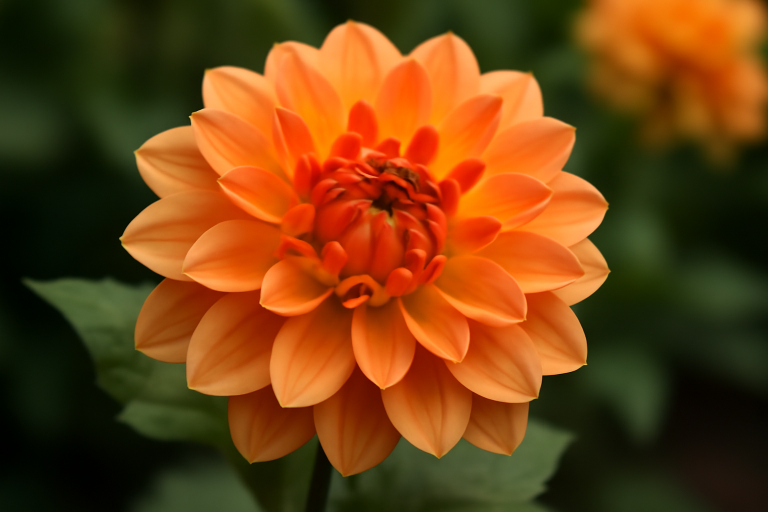
#> input picture Imagenes/image_gpt.png, 1536 x 1024 px (shown at 1/2 size)
$ jupyter execute Ejercicios.ipynb
#> lines starting #> are read from the running program, lines starting #| are printed output that depends on the picture; after the words box and inside, x2 and y2 are one past the last pixel; in counts of white or black regions, pixels touching at a corner belong together
# Librerias

[cell 1]
import cv2
import numpy as np
import matplotlib.pyplot as plt
from cv2 import sqrt

# Funciones

[cell 2]
def load_image(image_path):
    """Carga una imagen desde la ruta especificada."""
#> called with image_path = 'Imagenes/image_gpt.png'
    img = cv2.imread(image_path)
#> img is the input picture: shape (1024, 1536, 3); mean B, G, R 18.2, 64.5, 112.5
    if img is None:
        print("No se pudo cargar la imagen.")
    return img

[cell 3]
def save_image(img, save_path):
    """Guarda la imagen procesada en la ruta especificada."""
    cv2.imwrite(save_path, img)

[cell 4]
def display_image(img,title = "Imagen procesada"):
    """Muestra la imagen en una ventana utilizando matplotlib."""
    plt.imshow(img,cmap = 'gray')
    plt.title(title)
    plt.axis('off')
    plt.show()

[cell 5]
def apply_fourier(img):
    """Aplica la transformada de Fourier a la imagen y devuelve el espectro de magnitud."""
    f = np.fft.fft2(img)
    fshift = np.fft.fftshift(f)
    magnitude_spectrum = np.abs(fshift)
    phase_spectrum = np.angle(fshift)
    magnitude_spectrum_log = np.log(magnitude_spectrum + 1)
    return magnitude_spectrum,magnitude_spectrum_log,phase_spectrum


def apply_afourier(magnitude_spectrum,phase_spectrum):
    """Antitransformada de fourier """
    reconstructed_f = magnitude_spectrum * np.exp(1j * phase_spectrum)
    reconstructed_img = np.fft.ifft2(np.fft.ifftshift(reconstructed_f))
    reconstructed_img = np.abs(reconstructed_img)
    reconstructed_img_normalized = cv2.normalize(reconstructed_img, None, 0, 255, cv2.NORM_MINMAX)

    return reconstructed_img_normalized

[cell 6]
def rgb2yiq(rgb_image):
    """
    Convierte una imagen de RGB a YIQ.
    """
    rgb_image = rgb_image / 255.0

    transformation_matrix = np.array([[0.299, 0.587, 0.114],
                                      [0.595, -0.274, -0.321],
                                      [0.211, -0.522, 0.311]])

    yiq_image = np.dot(rgb_image, transformation_matrix.T)
    return np.clip(yiq_image, 0, 1)

def yiq2rgb(yiq_image):
    """Convierte de YIQ a RGB."""
    transformation_matrix = np.array([[1.0, 0.966, 0.621],
                                      [1.0, -0.272, -0.647],
                                      [1.0, -1.107, 1.704]])


    rgb_image = np.dot(yiq_image, transformation_matrix.T)
#> rgb_image: shape (1024, 1536, 3) float64; mean of channels 0, 1, 2 0.459, 0.236, 0.115
    rgb_image = np.clip(rgb_image * 255.0, 0, 255).astype(np.uint8)
#> rgb_image: shape (1024, 1536, 3); mean of channels 0, 1, 2 116.3, 59.8, 29
    return rgb_image

# Ejercicios

## YIQ

[cell 7]
img = load_image('Imagenes/image_gpt.png')
rgb_image = cv2.cvtColor(img, cv2.COLOR_BGR2RGB)
display_image(rgb_image,'Imagen RGB')

[cell 8]
#y_channel = yiq_image[:, :, 0]  # Canal Y (Luminancia)
#i_channel = yiq_image[:, :, 1]  # Canal I (Fase de color - rojo-verde)
#q_channel = yiq_image[:, :, 2]  # Canal Q (Fase de color - azul-verde)

[cell 9]
yiq_image = rgb2yiq(rgb_image)

# [4 lines of commented-out code are left out]
new_rgb = yiq2rgb(yiq_image)
display_image(new_rgb)

[cell 10]
y_channel = yiq_image[:, :, 0]
if np.all(y_channel <= 1):
    print("La condición Y' <= 1 se cumple.")
else:
    print("Error: Algunos valores de Y' están fuera de rango.")

# Verificación de I
i_channel = yiq_image[:, :, 1]
if np.all((i_channel > -0.5957) & (i_channel < 0.5957)):
    print("La condición -0.5957 < I' < 0.5957 se cumple.")
else:
    print("Error: Algunos valores de I' están fuera de rango.")

# Verificación de Q
q_channel = yiq_image[:, :, 2]
if np.all((q_channel > -0.5226) & (q_channel < 0.5226)):
    print("La condición -0.5226 < Q' < 0.5226 se cumple.")
else:
    print("Error: Algunos valores de Q' están fuera de rango.")

## Paleta de colores

[cell 11]
img = load_image('Imagenes\Heatmap-1024x576.png')
#> call 2 of load_image, with image_path = 'Imagenes\\Heatmap-1024x576.png'
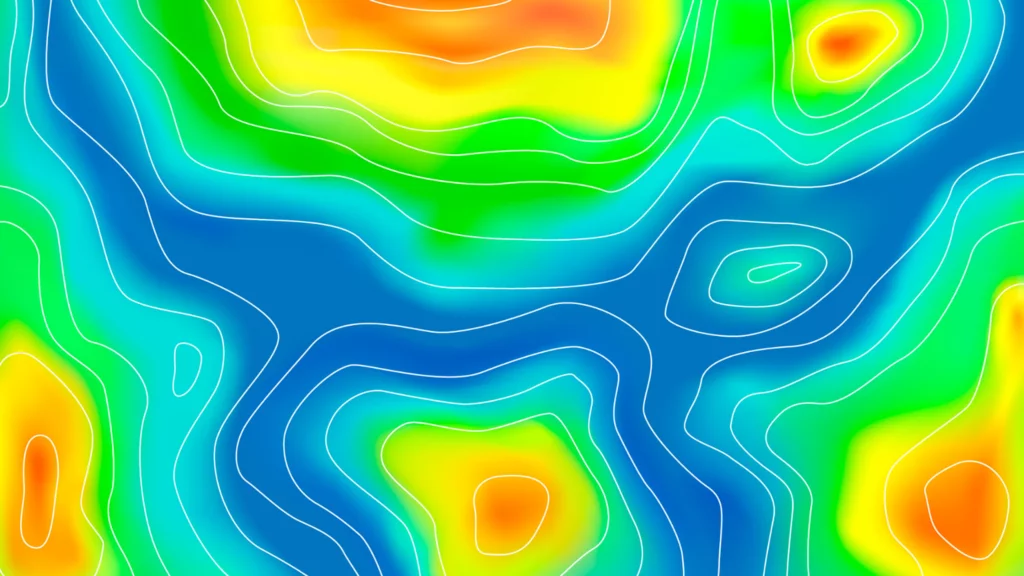
#> input picture Imagenes/Heatmap-1024x576.png, 1024 x 576 px, found by its file name
#> in load_image, img is the input picture: shape (576, 1024, 3); mean B, G, R 128.5, 192.9, 65.8
img = cv2.cvtColor(img,cv2.COLOR_BGR2RGB)
display_image(img,'Imagen original')

[cell 12]
img = cv2.imread('Imagenes\Heatmap-1024x576.png', cv2.IMREAD_GRAYSCALE)
#> img: shape (576, 1024); min 71, max 244, mean 147.6
paletas_colores = ['gray', 'hot', 'cool', 'viridis', 'plasma', 'inferno', 'rainbow']

fig, axs = plt.subplots(2, 4, figsize=(12, 6))
for i, palette in enumerate(paletas_colores):
    axs[i//4, i%4].imshow(img, cmap=palette, interpolation='nearest')
    axs[i//4, i%4].set_title(f'Paleta: {palette}')

plt.tight_layout()
plt.show()

## Aritmetica de pixels

[cell 13]
image1 = cv2.cvtColor(load_image('Imagenes/Heatmap-1024x576.png'), cv2.COLOR_BGR2RGB)
image2 = cv2.cvtColor(load_image('Imagenes/image_gpt.png'), cv2.COLOR_BGR2RGB)

[cell 14]
# Resize de imagenes

if image1.shape != image2.shape:
    image2 = cv2.resize(image2,(image1.shape[1],image1.shape[0]))

[cell 15]
print(image1.shape,'--',image2.shape)
#| (576, 1024, 3) -- (576, 1024, 3)

[cell 16]
yiq_image1 = rgb2yiq(image1)
yiq_image2 = rgb2yiq(image2)

[cell 17]
Y_img1 = yiq_image1[:,:,0]
Y_img2 = yiq_image2[:,:,0]
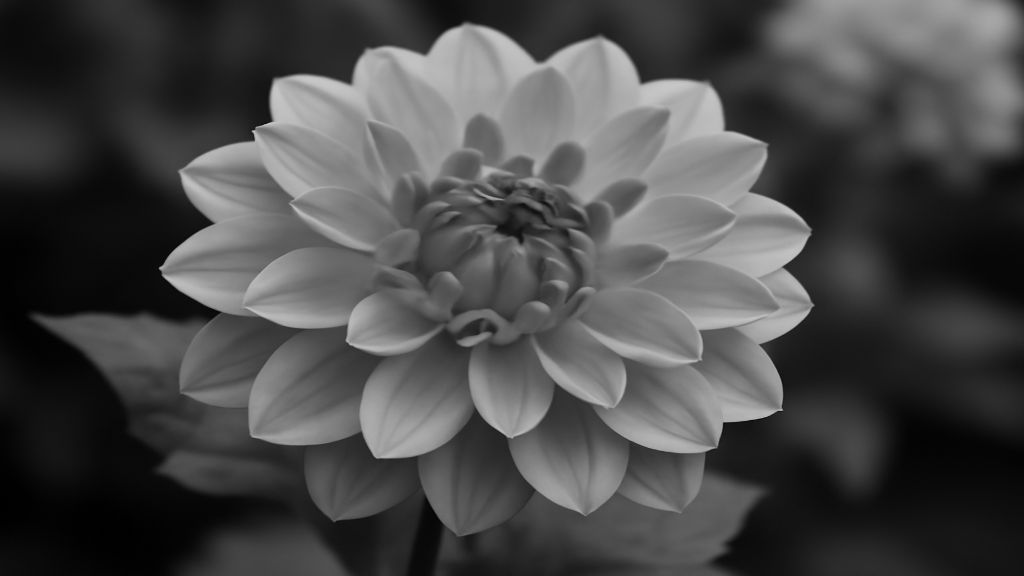
#> Y_img2: shape (576, 1024) float64; min 0, max 0.79, mean 0.288

I_img1 = yiq_image1[:,:,1]
I_img2 = yiq_image2[:,:,1]

Q_img1 = yiq_image1[:,:,2]
Q_img2 = yiq_image2[:,:,2]

[cell 18]
#Suma campleada
#Y_img_new = np.clip((Y_img1 + Y_img2), 0, 1)

#Suma promediada
Y_img_new = (Y_img1 + Y_img2) / 2
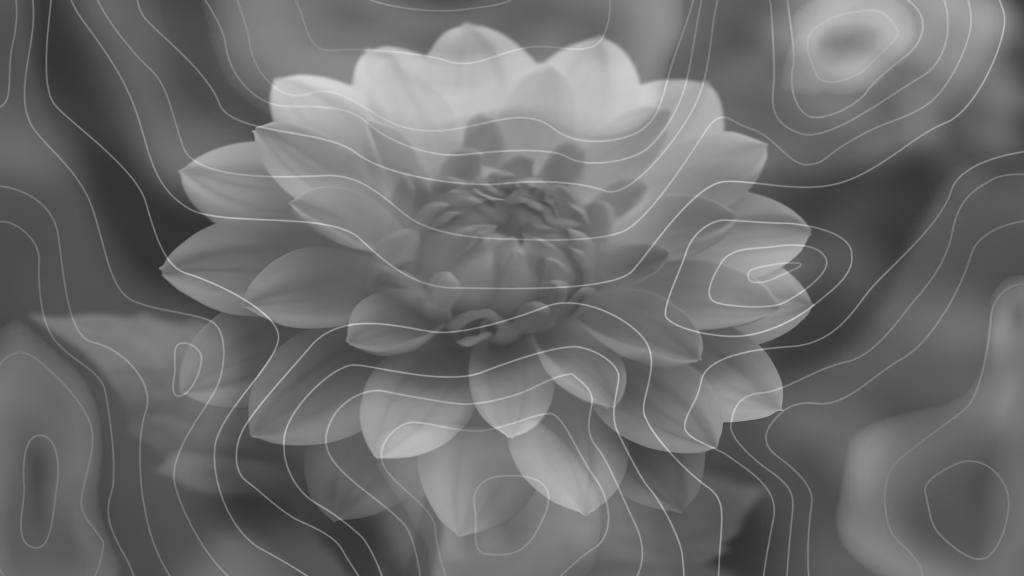
#> Y_img_new: shape (576, 1024) float64; min 0.188, max 0.85, mean 0.433
I_img_new = (Y_img1*I_img1 + Y_img2*I_img2) / (Y_img1 + Y_img2)
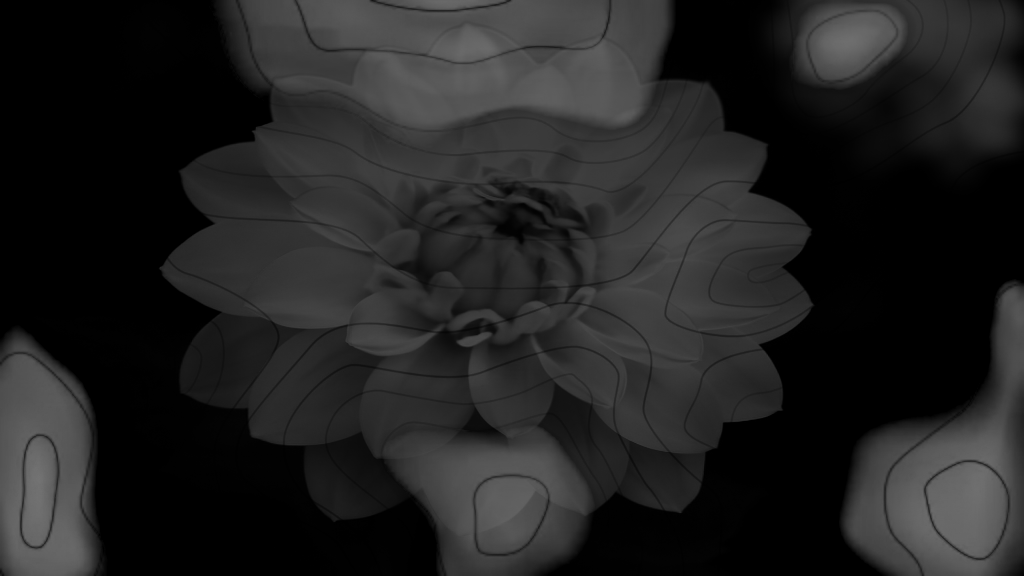
#> I_img_new: shape (576, 1024) float64; min 0, max 0.454, mean 0.133
Q_img_new = (Y_img1*Q_img1 + Y_img2*Q_img2) / (Y_img1 + Y_img2)
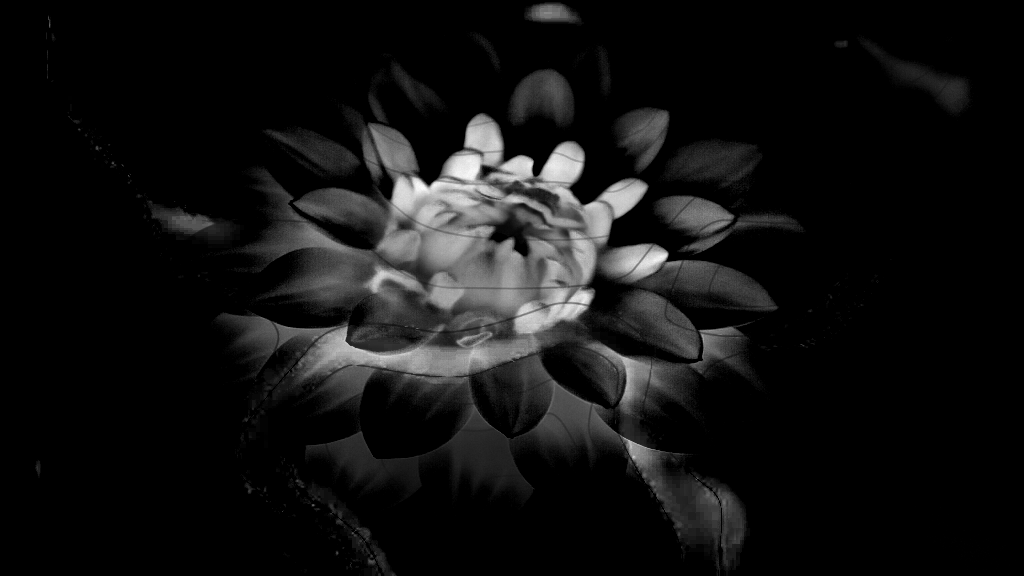
#> Q_img_new: shape (576, 1024) float64; min 0, max 0.0578, mean 0.00417; drawn with min black and max white

[cell 19]
img_new = np.dstack([Y_img_new,I_img_new,Q_img_new])
#> img_new: shape (576, 1024, 3) float64; mean of channels 0, 1, 2 0.433, 0.133, 0.00417

[cell 20]
display_image(yiq2rgb(img_new),'Imagenes combinadas')
#> in yiq2rgb (call 2), `rgb_image = np.dot(yiq_image, transformation_matrix.T)`: rgb_image: shape (576, 1024, 3) float64; mean of channels 0, 1, 2 0.565, 0.395, 0.293
#> in yiq2rgb (call 2), `rgb_image = np.clip(rgb_image * 255.0, 0, 255).astype(np.uint8)`: rgb_image: shape (576, 1024, 3); mean of channels 0, 1, 2 142.9, 100.1, 74.9

# Histograma de luminancia

### Variaciones de luminancia

[cell 21]
# Al cuadrado
yiq_image[:,:,0] = yiq_image[:,:,0] * yiq_image[:,:,0]
#> yiq_image: shape (1024, 1536, 3) float64; mean of channels 0, 1, 2 0.125, 0.171, 0.00919

[cell 22]
#Raiz cuadrada
yiq_image[:,:,0] = sqrt(yiq_image[:,:,0])

[cell 23]
# Lineal a trozos
y_min = 0.2
y_max = 0.8
yiq_image[:,:,0] *= 4
#> yiq_image: shape (1024, 1536, 3) float64; mean of channels 0, 1, 2 1.15, 0.171, 0.00919

if np.all(yiq_image[:,:,0]) > y_max or np.all(yiq_image) < y_min:
    np.clip(yiq_image[:,:,0],a_min=y_min,a_max=y_max)

[cell 24]
plt.figure(figsize=(12, 6))
#Aumento de luminancia

# Histograma de la imagen 1
plt.hist(yiq_image[:,:,0].flatten(), bins=50, color='blue', alpha=0.7)
plt.title('Histograma de Luminancia - Imagen 1 LUMINANCIA AUMENTADA')
plt.xlabel('Valor de Luminancia (Y)')
plt.ylabel('Frecuencia')
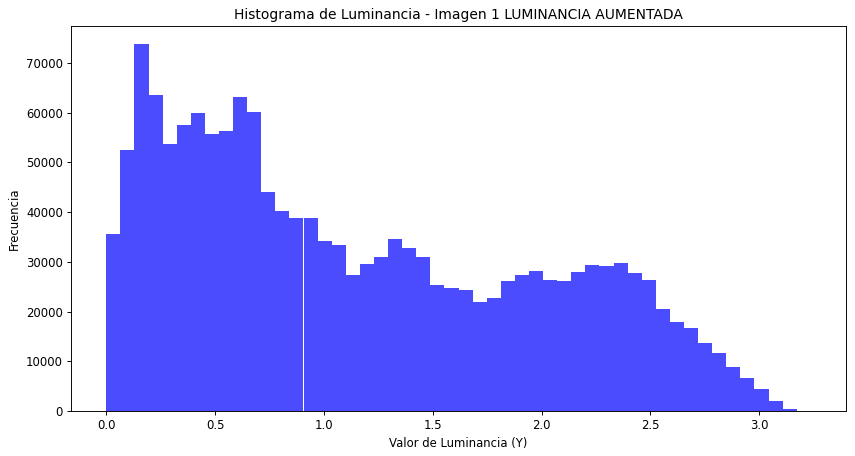
#> figure drawn by matplotlib, 1 panel; tallest bar 73720 high, from x = 0.129 to 0.194

[cell 25]
plt.figure(figsize=(12, 6))

# Histograma de la imagen 1
plt.hist(yiq_image[:,:,0].flatten(), bins=50, color='blue', alpha=0.7)
plt.title('Histograma de Luminancia - Imagen 1 ORIGINAL' )
plt.xlabel('Valor de Luminancia (Y)')
plt.ylabel('Frecuencia')
#> figure, not shown here; tallest bar 73720 high, from x = 0.129 to 0.194

# Transformada de Fourier

[cell 26]
img = cv2.imread('Imagenes/test.png', cv2.IMREAD_GRAYSCALE)
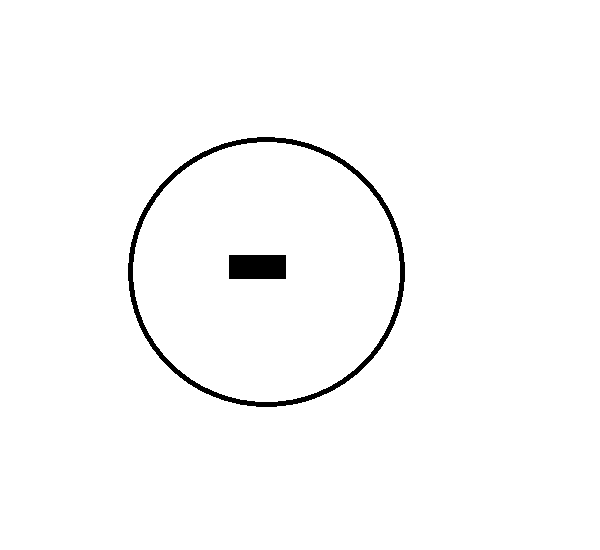
#> input picture Imagenes/test.png, 600 x 550 px
#> img: shape (550, 600); 98.3% white; 2 black regions, box (x1, y1, x2, y2) and area: (128, 137, 405, 407) 4183, (229, 255, 286, 279) 1368

magn, magn_log , phase = apply_fourier(img)
#> in apply_fourier, `phase_spectrum = np.angle(fshift)`:
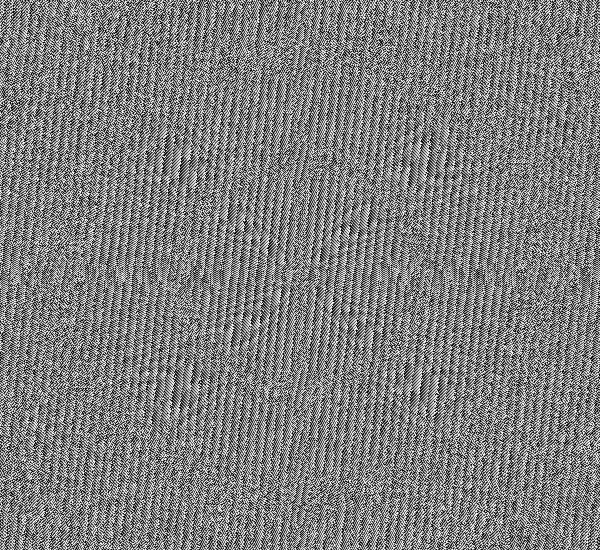
#> phase_spectrum: shape (550, 600) float64; min -3.14, max 3.14, mean 9.52e-06; drawn with min black and max white
#> in apply_fourier, `magnitude_spectrum_log = np.log(magnitude_spectrum + 1)`:
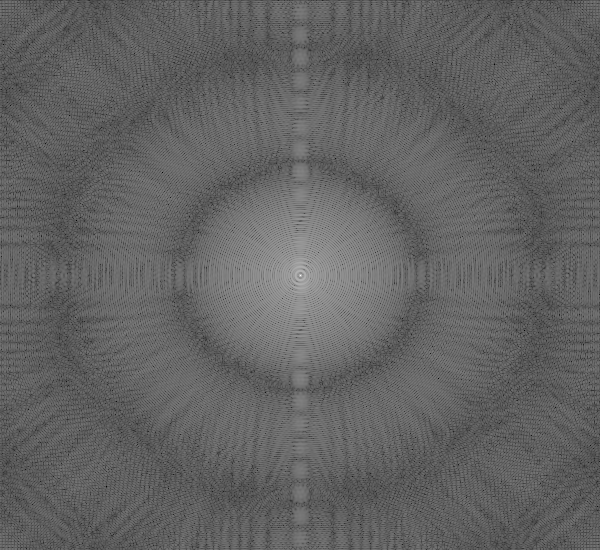
#> magnitude_spectrum_log: shape (550, 600) float64; min 2.02, max 18.23, mean 8.32; drawn with min black and max white

display_image(img, 'Imagen original')

mag_log_norm = cv2.normalize(magn_log, None, 0, 255, cv2.NORM_MINMAX)

display_image(magn_log,'Magn log')
display_image(mag_log_norm,'Magn log norm')

cv2.imwrite('Imagenes/magn.bmp', mag_log_norm.astype(np.uint8))

mag_log_min, mag_log_max = magn_log.min(), magn_log.max()
#> mag_log_min = 2.02; mag_log_max = 18.23

[cell 27]
mag8 = cv2.imread('Imagenes/magn.bmp', cv2.IMREAD_GRAYSCALE).astype(np.float32)
#> mag8: shape (550, 600) float32; min 0, max 254, mean 98.7
mag_log_extract = mag8 / 255.0 * (mag_log_max - mag_log_min) + mag_log_min
magnitude = np.exp(mag_log_extract) - 1
recon = apply_afourier(magnitude, phase)
display_image(mag8,"magn")
display_image(recon, "reconstruccion")
